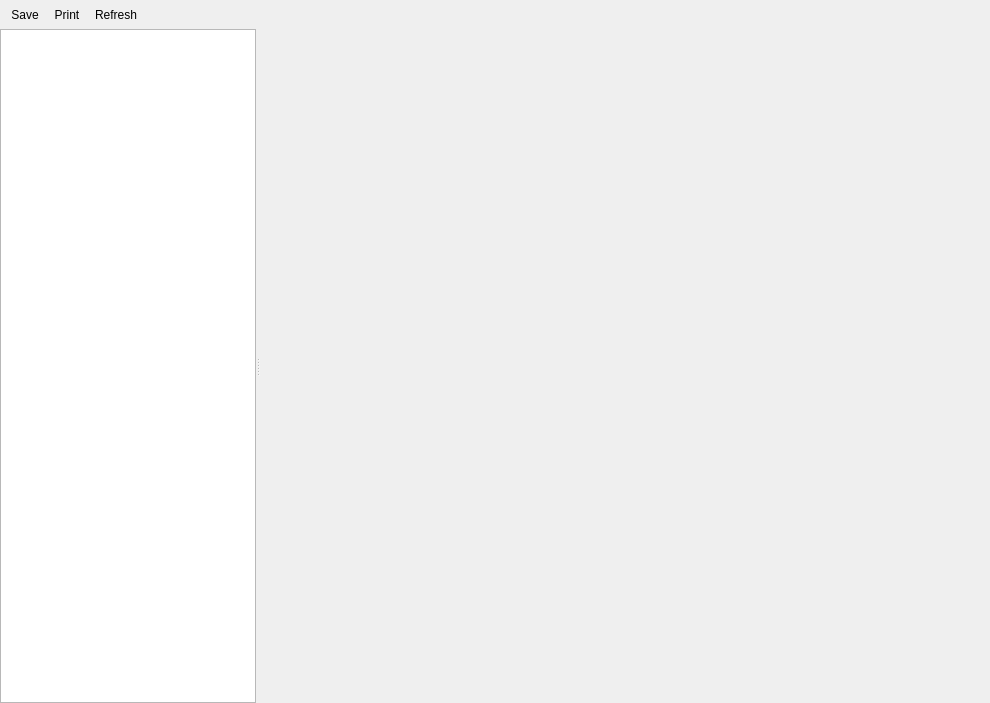
<?xml version="1.0" encoding="UTF-8"?>
<ui version="4.0">
 <class>SystemInfoWindow</class>
 <widget class="QWidget" name="SystemInfoWindow">
  <property name="geometry">
   <rect>
    <x>0</x>
    <y>0</y>
    <width>990</width>
    <height>703</height>
   </rect>
  </property>
  <property name="windowTitle">
   <string>System Information</string>
  </property>
  <layout class="QVBoxLayout" name="verticalLayout_2">
   <property name="spacing">
    <number>0</number>
   </property>
   <property name="leftMargin">
    <number>0</number>
   </property>
   <property name="topMargin">
    <number>0</number>
   </property>
   <property name="rightMargin">
    <number>0</number>
   </property>
   <property name="bottomMargin">
    <number>0</number>
   </property>
   <item>
    <widget class="QToolBar" name="toolbar">
     <property name="windowTitle">
      <string/>
     </property>
     <property name="iconSize">
      <size>
       <width>24</width>
       <height>24</height>
      </size>
     </property>
     <property name="toolButtonStyle">
      <enum>Qt::ToolButtonStyle::ToolButtonTextBesideIcon</enum>
     </property>
     <addaction name="action_save"/>
     <addaction name="action_print"/>
     <addaction name="action_refresh"/>
    </widget>
   </item>
   <item>
    <layout class="QVBoxLayout" name="verticalLayout">
     <item>
      <widget class="QSplitter" name="splitter">
       <property name="orientation">
        <enum>Qt::Orientation::Horizontal</enum>
       </property>
       <widget class="QTreeWidget" name="tree_category">
        <property name="sizePolicy">
         <sizepolicy hsizetype="Preferred" vsizetype="Expanding">
          <horstretch>0</horstretch>
          <verstretch>0</verstretch>
         </sizepolicy>
        </property>
        <property name="editTriggers">
         <set>QAbstractItemView::EditTrigger::NoEditTriggers</set>
        </property>
        <property name="showDropIndicator" stdset="0">
         <bool>false</bool>
        </property>
        <property name="selectionBehavior">
         <enum>QAbstractItemView::SelectionBehavior::SelectItems</enum>
        </property>
        <property name="iconSize">
         <size>
          <width>20</width>
          <height>20</height>
         </size>
        </property>
        <attribute name="headerVisible">
         <bool>false</bool>
        </attribute>
        <column>
         <property name="text">
          <string notr="true"/>
         </property>
        </column>
       </widget>
       <widget class="QWidget" name="widget" native="true">
        <property name="sizePolicy">
         <sizepolicy hsizetype="Expanding" vsizetype="Expanding">
          <horstretch>1</horstretch>
          <verstretch>0</verstretch>
         </sizepolicy>
        </property>
       </widget>
      </widget>
     </item>
    </layout>
   </item>
  </layout>
  <action name="action_save">
   <property name="icon">
    <iconset resource="../../../common/resources/common.qrc">
     <normaloff>:/img/save.svg</normaloff>:/img/save.svg</iconset>
   </property>
   <property name="text">
    <string>Save</string>
   </property>
   <property name="toolTip">
    <string>Save (Ctrl+S)</string>
   </property>
   <property name="shortcut">
    <string>Ctrl+S</string>
   </property>
  </action>
  <action name="action_print">
   <property name="icon">
    <iconset resource="../../../common/resources/common.qrc">
     <normaloff>:/img/print.svg</normaloff>:/img/print.svg</iconset>
   </property>
   <property name="text">
    <string>Print</string>
   </property>
   <property name="toolTip">
    <string>Print (Ctrl+P)</string>
   </property>
   <property name="shortcut">
    <string>Ctrl+P</string>
   </property>
  </action>
  <action name="action_copy_row">
   <property name="text">
    <string>Copy Row</string>
   </property>
  </action>
  <action name="action_copy_name">
   <property name="text">
    <string>Copy Name</string>
   </property>
  </action>
  <action name="action_copy_value">
   <property name="text">
    <string>Copy Value</string>
   </property>
  </action>
  <action name="action_refresh">
   <property name="icon">
    <iconset resource="../../../common/resources/common.qrc">
     <normaloff>:/img/replay.svg</normaloff>:/img/replay.svg</iconset>
   </property>
   <property name="text">
    <string>Refresh</string>
   </property>
   <property name="toolTip">
    <string>Refresh (F5)</string>
   </property>
   <property name="shortcut">
    <string>F5</string>
   </property>
  </action>
 </widget>
 <resources>
  <include location="../../../common/resources/common.qrc"/>
 </resources>
 <connections/>
</ui>
